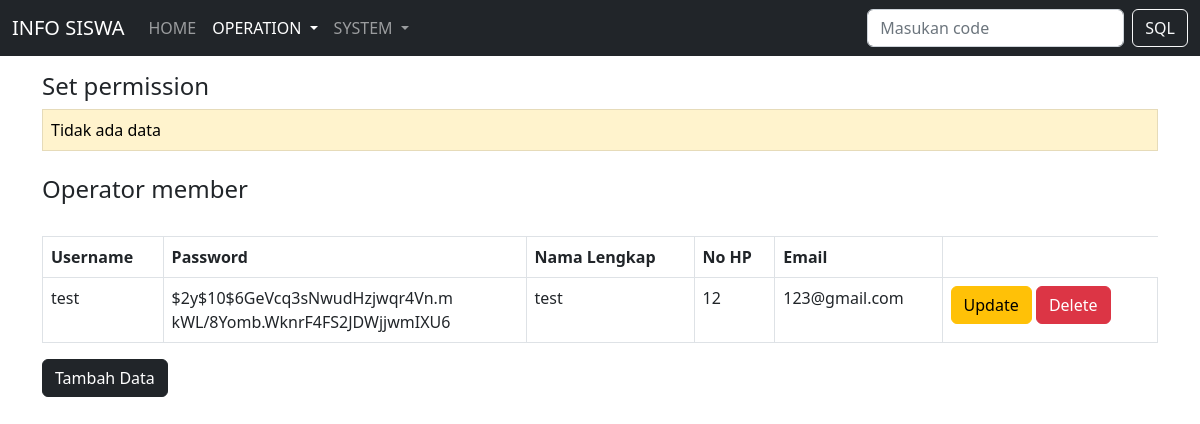
The page /laman_operator.php (signed in) on the database its author committed.
### tables this page shows
CREATE TABLE `operator` (
  `id_operator` int(11) NOT NULL,
  `user` varchar(255) NOT NULL,
  `pass` varchar(255) NOT NULL,
  `nama_lengkap` varchar(255) NOT NULL,
  `no_hp` varchar(255) NOT NULL,
  `email` varchar(255) NOT NULL,
  `role` varchar(255) NOT NULL
);

### laman_operator.php (the view, shortened to what this page needs)
<!DOCTYPE html>
<html lang="en">
<head>
    <link href="https://cdn.jsdelivr.net/npm/bootstrap@5.2.0-beta1/dist/css/bootstrap.min.css" rel="stylesheet">
</head>
<body>
<nav class="navbar navbar-expand-lg bg-dark navbar-dark ">
  <div class="container-fluid">
    <a class="navbar-brand" href="#">INFO SISWA</a>
    <div class="collapse navbar-collapse" id="navbarSupportedContent">
      <ul class="navbar-nav me-auto mb-2 mb-lg-0">
        <li class="nav-item">
          <a class="nav-link "  href="laman.php">HOME</a>
        </li>
        <?php if($_SESSION['admin_login'] == true):?>
          <li class="nav-item dropdown">
          <a class="nav-link dropdown-toggle active " aria-current="page" href="" role="button" data-bs-toggle="dropdown" aria-expanded="false">
            OPERATION
          </a>
        </li>
        <?php endif;?>
        <li class="nav-item dropdown">
          <a class="nav-link dropdown-toggle" href="#" role="button" data-bs-toggle="dropdown" aria-expanded="false">
            SYSTEM
          </a>
        </li>
      </ul>
      <form class="d-flex" role="search" action="" method="POST">
        <input class="form-control me-2" name="search" type="search" placeholder="Masukan code" aria-label="Search">
        <button class="btn btn-outline-light" name="sql">SQL</button>
      </form>
    </div>
  </div>
</nav>
    <div class="container">
            <h4 class="mt-3">Set permission</h4>
<table class="table table-bordered table-hover table-warning">
        <?php
        include "koneksi.php";
        $hasil = mysqli_query($kon,"SELECT * FROM operator WHERE NOT role='operator'");
        if(mysqli_num_rows($hasil) == 0)
        {
          ?>
            <tr>
              <td>Tidak ada data</td>
            </tr>
          <?php
      }
        ?>
    </table>
    <h4 class="mt-3">Operator member</h4>
<table class="table table-bordered table-hover">
        <?php
        include "koneksi.php";
        $hasil1 = mysqli_query($kon,"SELECT * FROM operator WHERE role='operator'");
        if(mysqli_num_rows($hasil1) == 0)
        {
          ?>
            <tr>
              <td>Tidak ada data</td>
            </tr>
          <?php
        }else{
          ?>
          <br>
          <thead>
          <tr>
              <th>Username</th>
              <th>Password</th>
              <th>Nama Lengkap</th>
              <th>No HP</th>
              <th>Email</th>
          </tr>
          </thead>
          <?php
        while ($data = mysqli_fetch_array($hasil1)) {
            ?>
            <tbody>
            <tr>
                <td><?php echo $data["user"];   ?></td>
                <td><?php echo substr($data["pass"],0,30);?><br><?php echo substr($data["pass"],30,60);?></td>
                <td><?php echo $data["nama_lengkap"];   ?></td>
                <td><?php echo $data["no_hp"];   ?></td>
                <td><?php echo $data["email"];   ?></td>
                <?php if($_SESSION['admin_login'] == true):?>
                <td>
                <a href="update_operator.php?id=<?php echo htmlspecialchars($data['id_operator']); ?>" class="btn btn-warning" role="button">Update</a>
                <a href="<?php echo htmlspecialchars($_SERVER["PHP_SELF"]);?>?id=<?php echo $data['id_operator']; ?>" class="btn btn-danger" role="button">Delete</a>
                </td>
                <?php endif;?>
            </tbody>
            <?php
          }
        }
        ?>
    </table>
    <?php if($_SESSION['admin_login'] == true):?>
    <a href="create_operator.php" class="btn btn-dark mb-5" role="button">Tambah Data</a>
      <?php else:?>
        <p class="mb-5"></p>
        <p class="mb-5"></p>
        <?php endif;?>
    </div>
</body>
</html>

### rows shown on the page
operator: user "test", pass "$2y$10$6GeVcq3sNwudHzjwqr4Vn.m", pass "kWL/8Yomb.WknrF4FS2JDWjjwmIXU6", nama_lengkap "test", no_hp "12", email "123@gmail.com"
